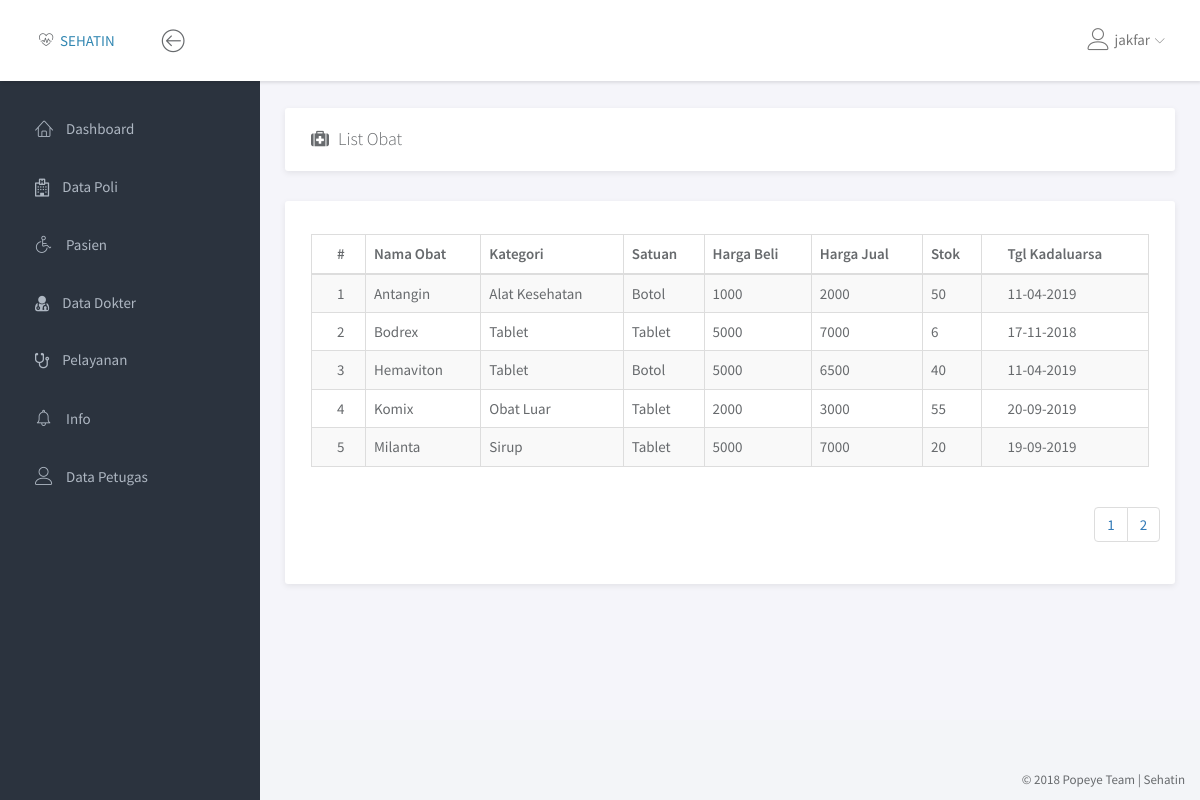
The app's page /obat/data_obat.php (signed in), older data.
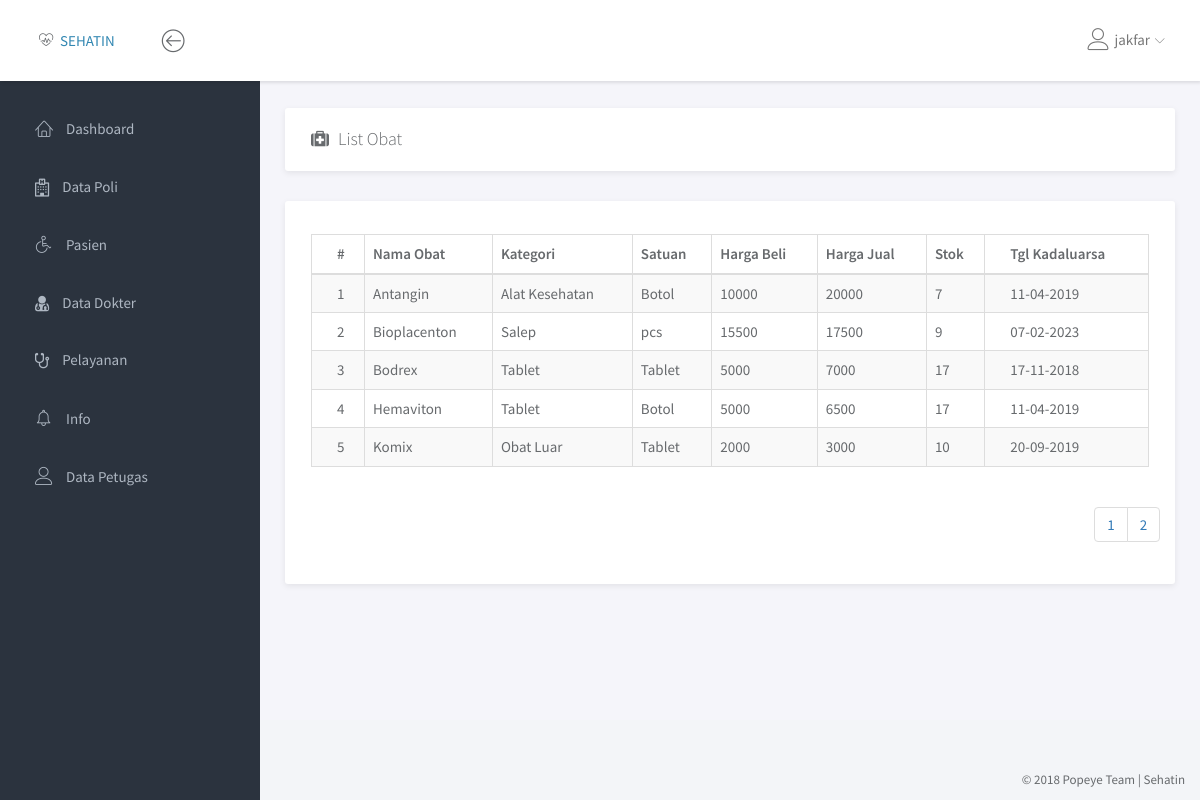
The same page, newer data.
### tables this page shows
CREATE TABLE `obat` (
  `id_obat` int(7) NOT NULL,
  `nm_obat` varchar(50) NOT NULL,
  `id_kategori` tinyint(3) NOT NULL,
  `id_satuan` tinyint(3) NOT NULL,
  `harga_beli` int(7) NOT NULL,
  `harga_jual` int(7) NOT NULL,
  `stok` smallint(5) NOT NULL,
  `tgl_kadaluarsa` date NOT NULL,
  `id_petugas` tinyint(3) NOT NULL
);

CREATE TABLE `kategori_obat` (
  `id_kategori` tinyint(3) NOT NULL,
  `kategori` varchar(30) NOT NULL,
  `status` enum('Aktif','Non Aktif') NOT NULL
);

CREATE TABLE `satuan_obat` (
  `id_satuan` tinyint(3) NOT NULL,
  `satuan` varchar(30) NOT NULL,
  `status` enum('Aktif','Non Aktif') NOT NULL
);

### obat/data_obat.php (the view, shortened to what this page needs)
<!doctype html>
<html lang="en">
<head>
	<link rel="stylesheet" href="../assets/vendor/bootstrap/css/bootstrap.min.css">
	<link rel="stylesheet" href="../assets/vendor/font-awesome/css/font-awesome.min.css">
	<link rel="stylesheet" href="../assets/vendor/linearicons/style.css">
	<link rel="stylesheet" href="../assets/vendor/chartist/css/chartist-custom.css">
	<link rel="stylesheet" href="../assets/css/main.css">
</head>
<body>
	<div id="wrapper">
		<?php
			include '../dashboard/navbar.php';
			include '../dashboard/left_sidebar.php';
		 ?>
     <div class="main">
       <div class="main-content">
         <div class="container-fluid">
              <div class="panel">
                <div class="panel-heading">
                	<h1 class="panel-title"><i class="fa fa-medkit"></i>&ensp;List Obat</h1>
                </div>
							</div>
						<div class="row">
							<div class="col-md-12">
								<div class="panel">
									<br>
                <div class="row">
                  <div class="col-md-12">
                  </div>
                </div>
                <div class="panel-body">
                  <div class="table-responsive">
                    <table class="table table-striped table-hover table-bordered">
                      <thead>
                        <tr>
                          <th>#</th>
                          <th>Nama Obat</th>
                          <th>Kategori</th>
                          <th>Satuan</th>
                          <th>Harga Beli</th>
                          <th>Harga Jual</th>
                          <th>Stok</th>
                          <th>Tgl Kadaluarsa</th>
                        </tr>
                      </thead>
											<tbody>
												<?php
													$halaman = 5;
													$page = isset($_GET['halaman']) ? (int)$_GET['halaman'] : 1;
													$mulai = ($page > 1) ? ($page * $halaman) - $halaman : 0;
													$q = "SELECT DISTINCT obat.*, kategori, satuan FROM obat INNER JOIN kategori_obat k ON  obat.id_kategori = k.id_kategori INNER JOIN satuan_obat s ON obat.id_satuan = s.id_satuan ORDER BY obat.nm_obat ASC LIMIT $mulai, $halaman";
													$jml = "SELECT COUNT(*) AS jml_obat FROM obat";
													$r = mysqli_query($con, $jml);
													$result = mysqli_query($con, $q);
													$jml_obat = mysqli_fetch_assoc($r);
													$pages = ceil($jml_obat['jml_obat']/$halaman);
													$no = $mulai + 1;
													$aksi = "";
													foreach ($result as $val) {
														$tgl_kadaluarsa = date("d-m-Y", strtotime($val['tgl_kadaluarsa']));
														echo "<tr>
																		<td>$no</td>
																		<td>$val[nm_obat]</td>
																		<td>$val[kategori]</td>
																		<td>$val[satuan]</td>
																		<td>$val[harga_beli]</td>
																		<td>$val[harga_jual]</td>
																		<td>$val[stok]</td>
																		<td>$tgl_kadaluarsa</td>
																		$aksi
																	</tr>";
																	$no++;
													}
												 ?>
											</tbody>
                    </table>
                  </div>
									<div class="col-md-2 col-md-offset-11">
										<ul class="pagination">
											<?php for ($i=1; $i <= $pages; $i++) { ?>
												<li><a href="?halaman=<?php echo $i; ?> " class="<?php echo $i==$_GET['halaman'] ? 'active' : '' ?>"> <?php echo $i; ?></a></li>
												<?php
											} ?>
										</ul>
									</div>
									</div>
                </div>
              </div>
            </div>
          </div>
         </div>
       </div>
     </div>
		 <?php include '../dashboard/footer.php'; ?>
	 </body>
	 </html>

Row changes from the older to the newer data that the page shows:
no longer on this page (row edited): obat: nm_obat "Milanta", id_kategori.kategori "Sirup", id_satuan.satuan "Tablet", harga_beli "5000", harga_jual "7000", stok "20", tgl_kadaluarsa "19-09-2019"
changed obat "Antangin": harga_beli "1000" → "10000"; harga_jual "2000" → "20000"; stok "50" → "7"
added obat: nm_obat "Bioplacenton", id_kategori.kategori "Salep", id_satuan.satuan "pcs", harga_beli "15500", harga_jual "17500", stok "9", tgl_kadaluarsa "07-02-2023"
changed obat "Bodrex": stok "6" → "17"
changed obat "Hemaviton": stok "40" → "17"
changed obat "Komix": stok "55" → "10"
